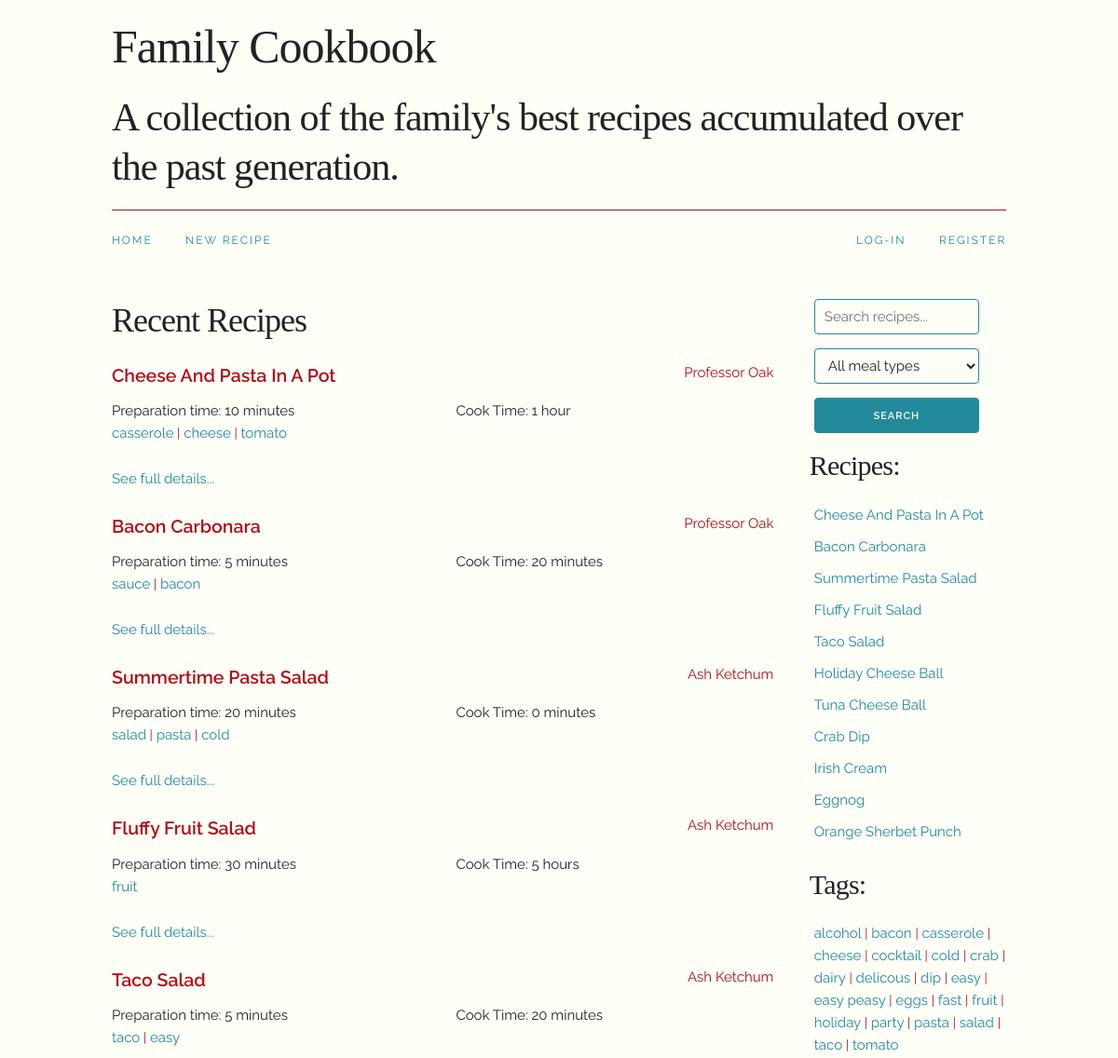
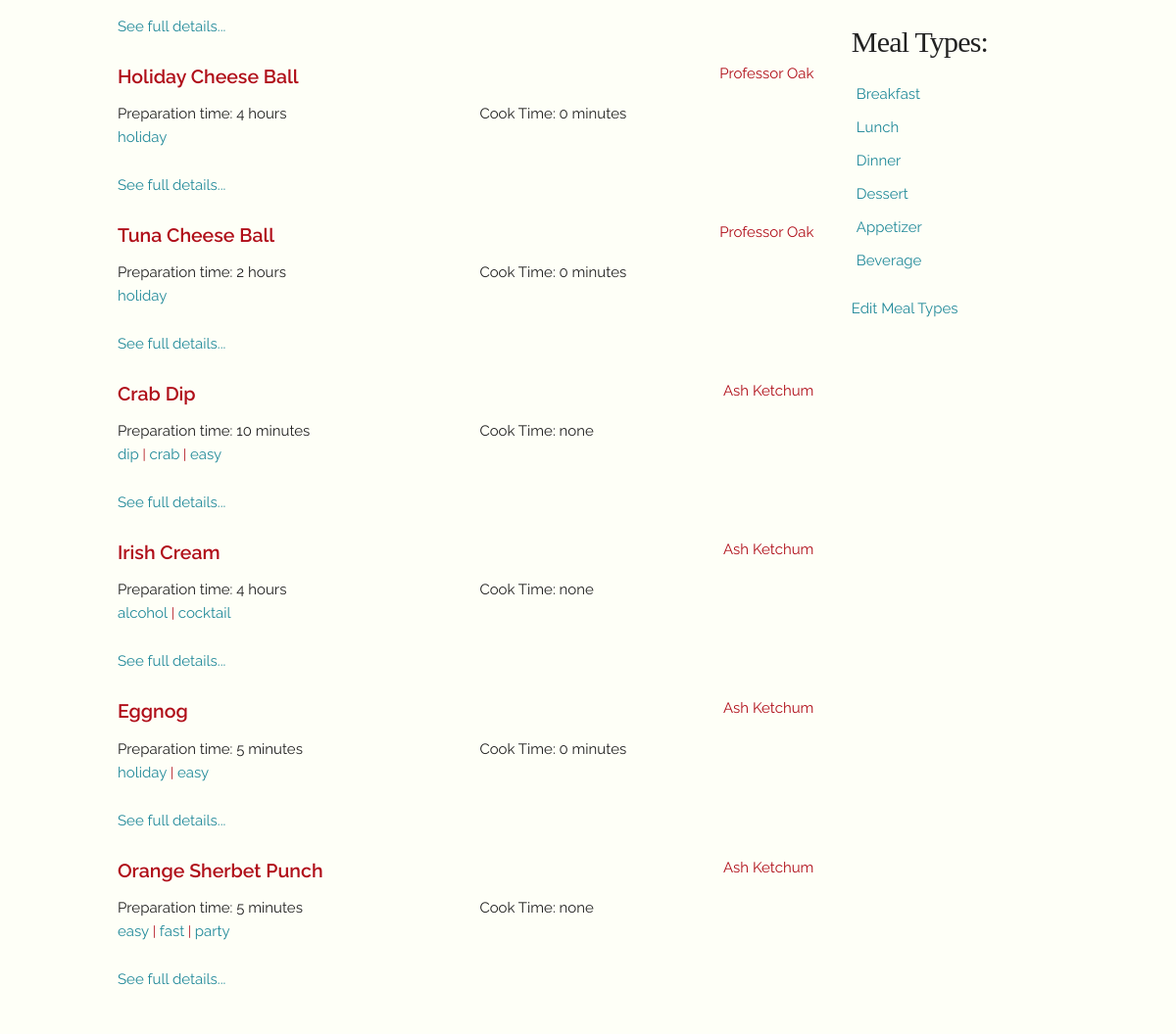
The page / on the database its author committed (2 pictures, top to bottom).
### tables this page shows
CREATE TABLE recipes (
  recipeId int(11) NOT NULL,
  userId int(11) NOT NULL,
  recipeName varchar(50) NOT NULL,
  tags varchar(500) NOT NULL,
  prepTime varchar(50) NOT NULL,
  cookTime varchar(50) NOT NULL,
  mealType int(11) NOT NULL,
  ingredients varchar(1000) NOT NULL,
  instructions varchar(2000) NOT NULL
);

CREATE TABLE users (
  userId int(11) NOT NULL,
  firstName varchar(50) NOT NULL,
  lastName varchar(50) NOT NULL,
  email varchar(80) NOT NULL,
  password varchar(60) NOT NULL,
  permissionLevel int(11) NOT NULL DEFAULT '1'
);

CREATE TABLE tags (
  tagId int(11) NOT NULL,
  tagName varchar(30) NOT NULL
);

CREATE TABLE mealTypes (
  mealTypeId int(11) NOT NULL,
  mealTypeName varchar(30) NOT NULL
);

### index.php (the view, shortened to what this page needs)
<?php
    require("include/connect.php");
    $recipe_select = $db->prepare("SELECT * FROM recipes LEFT OUTER JOIN users ON recipes.userId=users.userId ORDER BY recipeId DESC");
    $recipe_select->execute();
    $recipes = $recipe_select->fetchAll();
    include("include/head.php");
?>
</head>
<body>
    <?php include("include/header.php")?>
    <main>
        <div class="container">
        <div class="nine columns">
            <h3>Recent Recipes</h3>
            <?php foreach($recipes as $recipe): ?>
            <div class="row">
                <div class="two-thirds column">
                    <a class="recipe-name" href="recipe.php?id=<?= $recipe["recipeId"] ?>"><?= $recipe["recipeName"] ?></a>
                </div>
                <div class="one-third column">
                    <a class="user-name" href="profile.php?userId=<?= $recipe["userId"] ?>"><?= $recipe["firstName"] . " " . $recipe["lastName"] ?></a>
                </div>
            </div>
            <div class="row">
                <div class="one-half column">
                    <?= "Preparation time: " . $recipe["prepTime"] ?>
                </div>
                <div class="one-half column">
                    <?= "Cook Time: " . $recipe["cookTime"] ?>
                </div>
            </div>
            <div class="row">
                <ul>
                    <?php $tags = explode(",", $recipe["tags"]); foreach($tags as $tag): if(strlen(trim($tag)) > 0): ?>
                        <?php $tagRefined = str_replace(" ", "-", trim($tag)) ?>
                        <li class="tag"><a href="tag.php?tag=<?= $tagRefined ?>"><?=$tag?></a></li>
                    <?php endif; endforeach ?>
                </ul>
                <a href="recipe.php?id=<?= $recipe["recipeId"] ?>">See full details...</a>
                <br><br>
            </div>
            <?php endforeach ?>
        </div>
        <div class="three columns">
            <?php include("include/side.php") ?>
        </div>
    </div>
    </main>
</body>
</html>

### include/head.php (shortened to what this page needs)
<!DOCTYPE html>
<html lang="en">
<head>
    <link rel="stylesheet" href="styles/normalize.css">
    <link rel="stylesheet" href="styles/skeleton.css">
    <link rel="stylesheet" href="styles/style.css">

### include/header.php
<?php
    $mealTypes_header_select = $db->prepare("SELECT * FROM mealTypes");
    $mealTypes_header_select->execute();
    $header_mealTypes = $mealTypes_header_select->fetchAll();
?>
<div class="container">
    <div class="twelve columns">
        <header>
            <h1>Family Cookbook</h1>
            <h2>A collection of the family's best recipes accumulated over the past generation.</h2>
            <nav>
                <div class="container">
                    <div class="one-half column">
                        <ul class="navbar-list main-links">
                            <li class="navbar-item">
                                <a class="navbar-link" href="index.php">Home</a>
                            </li>
                            <li class="navbar-item">
                                <a href="new.php?redirect=new" class="navbar-link">New Recipe</a>
                            </li>
                        </ul>
                    </div>
                    <div class="one-half column">
                        <ul class="navbar-list meta-links">
                            <?php if(isset($_SESSION["user"])): ?>
                                <li class="navbar-item">
                                    <a class="navbar-link" href="profile.php">Profile</a>
                                </li>
                                <li class="navbar-item">
                                    <a href="index.php?logout=1" class="navbar-link">Log-Out</a>
                                </li>
                            <?php else: ?>
                                <li class="navbar-item">
                                    <a class="navbar-link" href="login.php">Log-In</a>
                                </li>
                                <li class="navbar-item">
                                    <a href="register.php" class="navbar-link">Register</a>
                                </li>
                            <?php endif ?>
                        </ul>
                    </div>
                </div>
            </nav>
            <div class="content"></div>
        </header>
    </div>
</div>

### include/side.php (shortened to what this page needs)
<?php
    $sidebar_recipes_select = $db->prepare("SELECT * FROM recipes ORDER BY recipeId DESC");
    $sidebar_recipes_select->execute();
    $sidebar_recipes = $sidebar_recipes_select->fetchAll();
    $sidebar_tags_select = $db->prepare("SELECT * FROM tags ORDER BY tagName");
    $sidebar_tags_select->execute();
    $sidebar_tags = $sidebar_tags_select->fetchAll();
    $sidebar_mealTypes_select = $db->prepare("SELECT * FROM mealTypes");
    $sidebar_mealTypes_select->execute();
    $sidebar_mealTypes = $sidebar_mealTypes_select->fetchAll();
?>
<aside>
    <div class="row">
        <div class="twelve columns">
            <form action="search.php" method="post">
                <ul class="navbar-list search">
                    <li class="navbar-item">
                        <input placeholder="Search recipes..." type="text" name="searchTerm"
                        <?php if(isset($_POST["search"])): ?> value="<?= $_POST["searchTerm"] ?>" <?php endif ?>>
                    </li>
                    <li class="navbar-item">
                    <select name="navbarMealType" id="navbarMealType">
                        <option value="-1">All meal types</option>
                    </select>
                    </li>
                    <li class="navbar-item">
                        <input name="search" type="submit" class="button-primary" value="Search">
                    </li>
                </ul>
            </form>
        </div>
    </div>
    <div class="row">
        <div class="twelve columns">
            <h4>Recipes: </h4>
            <ul>
                <?php foreach($sidebar_recipes as $sidebar_recipe): ?>
                    <li class="sidebar-recipes capitalize">
                        <a href="recipe.php?id=<?= $sidebar_recipe["recipeId"] ?>"><?= $sidebar_recipe["recipeName"] ?></a>
                    </li>
                <?php endforeach ?>
            </ul>
        </div>
    </div>
    <div class="row">
        <div class="twelve columns">
            <h4>Tags: </h4>
            <ul>
                <?php foreach($sidebar_tags as $sidebar_tag): ?>
                    <?php $sidebar_get_tag = str_replace(" ", "-", $sidebar_tag["tagName"]) ?>
                    <li class="sidebar-tags">
                        <a href="tag.php?tag=<?= $sidebar_get_tag ?>"><?= $sidebar_tag["tagName"] ?></a>
                    </li>
                <?php endforeach ?>
            </ul>
        </div>
    </div>
    <div class="row">
        <div class="twelve columns">
            <h4>Meal Types:</h4>
            <ul>
                <?php foreach($sidebar_mealTypes as $sidebar_mealType): ?>
                    <li class="sidebar-mealTypes capitalize">
                        <a href="mealType.php?id=<?= $sidebar_mealType["mealTypeId"] ?>"><?= $sidebar_mealType["mealTypeName"] ?></a>
                    </li>
                <?php endforeach ?>
            </ul>
        </div>
    </div>
    <div class="row">
        <div class="twelve columns">
            <a href="editMealType.php">Edit Meal Types</a>
        </div>
    </div>
</aside>

### styles/skeleton.css (style rules this page uses)
.container { position: relative; width: 100%; max-width: 960px; margin: 0 auto; padding: 0 20px; box-sizing: border-box; }
.column, .columns { width: 100%; float: left; box-sizing: border-box; }
@media (min-width: 400px) { .container { width: 85%; padding: 0; } }
@media (min-width: 550px) { .container { width: 80%; } }
@media (min-width: 550px) { .column, .columns { margin-left: 4%; } }
@media (min-width: 550px) { .column:first-child, .columns:first-child { margin-left: 0; } }
@media (min-width: 550px) { .three.columns { width: 22%; } }
@media (min-width: 550px) { .nine.columns { width: 74.0%; } }
@media (min-width: 550px) { .twelve.columns { width: 100%; margin-left: 0; } }
@media (min-width: 550px) { .one-third.column { width: 30.6666666667%; } }
@media (min-width: 550px) { .two-thirds.column { width: 65.3333333333%; } }
@media (min-width: 550px) { .one-half.column { width: 48%; } }
html { font-size: 62.5%; }
body { font-size: 1.5em; line-height: 1.6; font-weight: 400; font-family: "Raleway", "HelveticaNeue", "Helvetica Neue", Helvetica, Arial, sans-serif; color: #222; }
h1, h2, h3, h4, h5, h6 { margin-top: 0; margin-bottom: 2rem; font-weight: 300; }
h1 { font-size: 4.0rem; line-height: 1.2; letter-spacing: -.1rem; }
h2 { font-size: 3.6rem; line-height: 1.25; letter-spacing: -.1rem; }
h3 { font-size: 3.0rem; line-height: 1.3; letter-spacing: -.1rem; }
h4 { font-size: 2.4rem; line-height: 1.35; letter-spacing: -.08rem; }
@media (min-width: 550px) { h1 { font-size: 5.0rem; } }
@media (min-width: 550px) { h2 { font-size: 4.2rem; } }
@media (min-width: 550px) { h3 { font-size: 3.6rem; } }
@media (min-width: 550px) { h4 { font-size: 3.0rem; } }
a { color: #1EAEDB; }
.button, button, input[type="submit"], input[type="reset"], input[type="button"] { display: inline-block; height: 38px; padding: 0 30px; color: #555; text-align: center; font-size: 11px; font-weight: 600; line-height: 38px; letter-spacing: .1rem; text-transform: uppercase; text-decoration: none; white-space: nowrap; background-color: transparent; border-radius: 4px; border: 1px solid #bbb; cursor: pointer; box-sizing: border-box; }
.button.button-primary, button.button-primary, input[type="submit"].button-primary, input[type="reset"].button-primary, input[type="button"].button-primary { color: #FFF; background-color: #33C3F0; border-color: #33C3F0; }
input[type="email"], input[type="number"], input[type="search"], input[type="text"], input[type="tel"], input[type="url"], input[type="password"], textarea, select { height: 38px; padding: 6px 10px; background-color: #fff; border: 1px solid #D1D1D1; border-radius: 4px; box-shadow: none; box-sizing: border-box; }
input[type="email"], input[type="number"], input[type="search"], input[type="text"], input[type="tel"], input[type="url"], input[type="password"], textarea { -webkit-appearance: none; -moz-appearance: none; appearance: none; }
ul { list-style: circle inside; }
ol, ul { padding-left: 0; margin-top: 0; }
li { margin-bottom: 1rem; }
input, textarea, select, fieldset { margin-bottom: 1.5rem; }
pre, blockquote, dl, figure, table, p, ul, ol, form { margin-bottom: 2.5rem; }
.container:after, .row:after, .u-cf { content: ""; display: table; clear: both; }

### rows shown on the page
recipes: recipeName "Cheese And Pasta In A Pot", userId.firstName "Professor", userId.lastName "Oak", prepTime "10 minutes", cookTime "1 hour", tags "casserole", tags "cheese", tags "tomato"
recipes: recipeName "Bacon Carbonara", userId.firstName "Professor", userId.lastName "Oak", prepTime "5 minutes", cookTime "20 minutes", tags "sauce", tags "bacon"
recipes: recipeName "Summertime Pasta Salad", userId.firstName "Ash", userId.lastName "Ketchum", prepTime "20 minutes", cookTime "0 minutes", tags "salad", tags "pasta", tags "cold"
recipes: recipeName "Fluffy Fruit Salad", userId.firstName "Ash", userId.lastName "Ketchum", prepTime "30 minutes", cookTime "5 hours", tags "fruit"
recipes: recipeName "Taco Salad", userId.firstName "Ash", userId.lastName "Ketchum", prepTime "5 minutes", cookTime "20 minutes", tags "taco", tags "easy"
recipes: recipeName "Holiday Cheese Ball", userId.firstName "Professor", userId.lastName "Oak", prepTime "4 hours", cookTime "0 minutes", tags "holiday"
recipes: recipeName "Tuna Cheese Ball", userId.firstName "Professor", userId.lastName "Oak", prepTime "2 hours", cookTime "0 minutes", tags "holiday"
recipes: recipeName "Crab Dip", userId.firstName "Ash", userId.lastName "Ketchum", prepTime "10 minutes", cookTime "none", tags "dip", tags "crab", tags "easy"
recipes: recipeName "Irish Cream", userId.firstName "Ash", userId.lastName "Ketchum", prepTime "4 hours", cookTime "none", tags "alcohol", tags "cocktail"
recipes: recipeName "Eggnog", userId.firstName "Ash", userId.lastName "Ketchum", prepTime "5 minutes", cookTime "0 minutes", tags "holiday", tags "easy"
recipes: recipeName "Orange Sherbet Punch", userId.firstName "Ash", userId.lastName "Ketchum", prepTime "5 minutes", cookTime "none", tags "easy", tags "fast", tags "party"
tags: tagName "alcohol"
tags: tagName "bacon"
tags: tagName "casserole"
tags: tagName "cheese"
tags: tagName "cocktail"
tags: tagName "cold"
tags: tagName "crab"
tags: tagName "dairy"
tags: tagName "delicous"
tags: tagName "dip"
tags: tagName "easy"
tags: tagName "easy peasy"
tags: tagName "eggs"
tags: tagName "fast"
tags: tagName "fruit"
tags: tagName "holiday"
tags: tagName "party"
tags: tagName "pasta"
tags: tagName "salad"
tags: tagName "taco"
tags: tagName "tomato"
mealtypes: mealTypeName "Breakfast"
mealtypes: mealTypeName "Lunch"
mealtypes: mealTypeName "Dinner"
mealtypes: mealTypeName "Dessert"
mealtypes: mealTypeName "Appetizer"
mealtypes: mealTypeName "Beverage"
